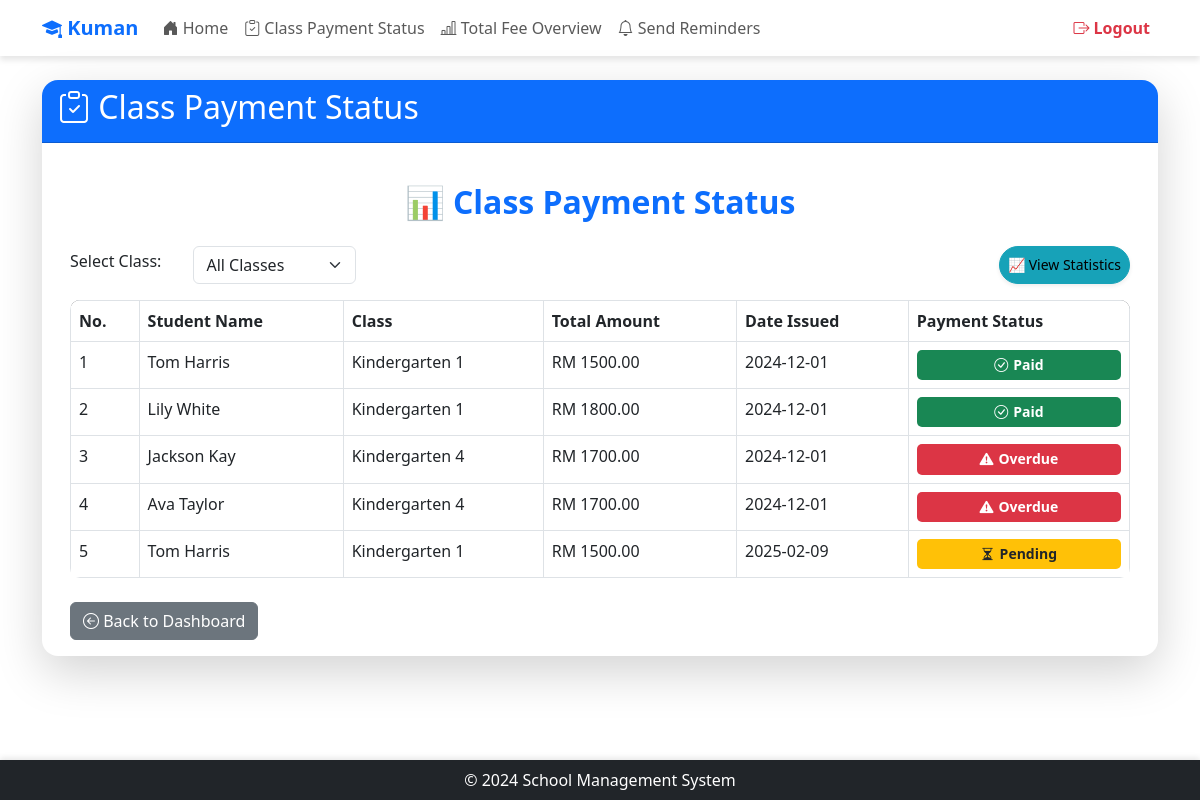
The app's page /teacher/fee-status (signed in), older data.
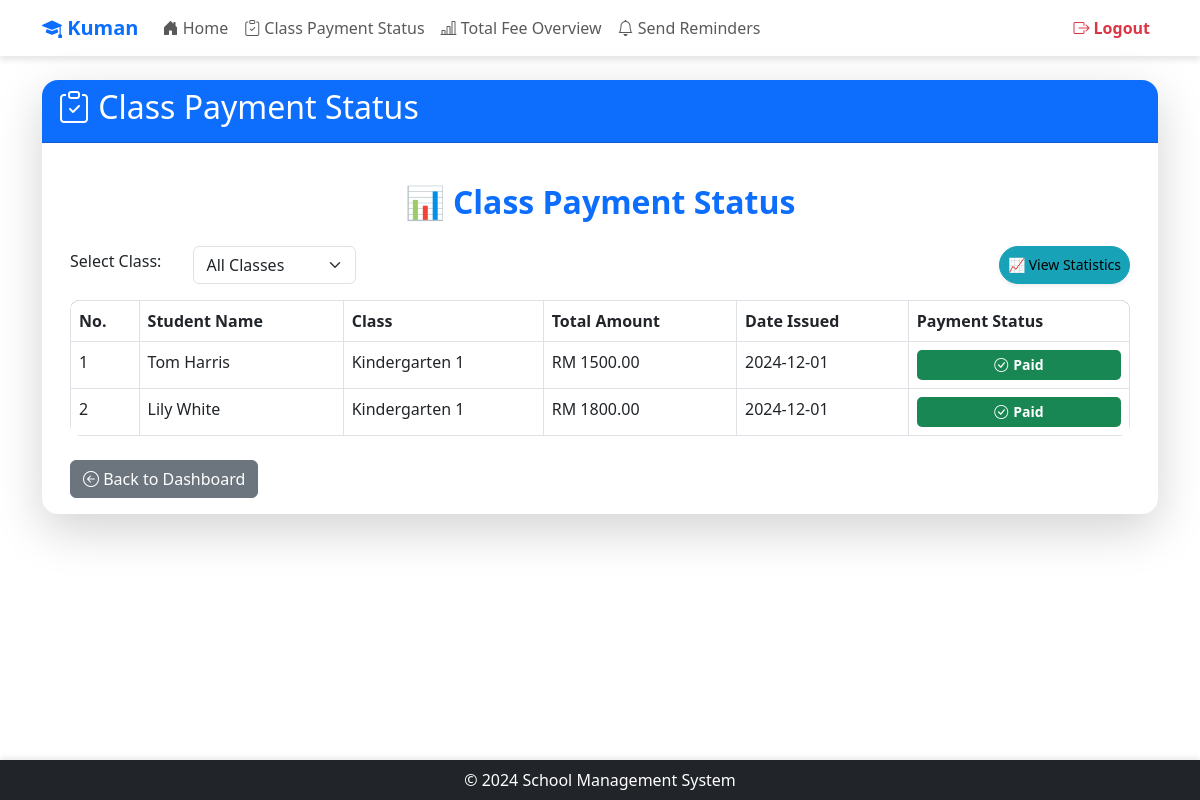
The same page, newer data.
### app/models/models.py (models this page shows, shortened)
class FeeRecord(db.Model):
    __tablename__ = 'FeeRecord'
    fee_record_id = db.Column('FeeRecordId', db.String, primary_key=True, default=lambda: str(uuid.uuid4()))
    fee_assignment_id = db.Column('FeeAssignmentId', db.String, ForeignKey('StudentFeeAssignment.FeeAssignmentId', ondelete='CASCADE'))
    status_id = db.Column('StatusId', db.String, ForeignKey('PaymentStatus.StatusId', ondelete='SET NULL'))
    flagged_for_followup = db.Column('FlaggedForFollowUp', db.Integer, nullable=False, default=0)  # 0 = Not Flagged, 1 = Flagged
    date_assigned = db.Column('DateAssigned', db.Date, nullable=False)
    due_date = db.Column('DueDate', db.Date, nullable=False)
    amount_due = db.Column('AmountDue', db.Numeric(10, 2), nullable=False)
    late_fee_amount = db.Column('LateFeeAmount', db.Numeric(10, 2), nullable=False)
    discount_amount = db.Column('DiscountAmount', db.Numeric(10, 2), nullable=False)
    total_amount = db.Column('TotalAmount', db.Numeric(10, 2), nullable=False)
    last_updated_date = db.Column('LastUpdatedDate', db.Date, nullable=False)
    assignment = relationship('StudentFeeAssignment', back_populates='fee_records')
    status = relationship('PaymentStatus', back_populates='fee_records')
    payment_histories = relationship('PaymentHistory', back_populates='fee_record')

class Class(db.Model):
    __tablename__ = 'Class'
    class_id = db.Column('ClassId', db.String, primary_key=True)
    class_name = db.Column('ClassName', db.String, nullable=False)
    description = db.Column('Description', db.String, nullable=True)
    assignments = relationship('ClassAssignment', back_populates='class_')

### app/routes/teacher/fee_status.py (the view)
@teacher.route('/fee-status')
@login_required
@role_required('2')
def fee_status():
    selected_class = request.args.get('class_name', None)
    query = (
        db.session.query(
            User.first_name,
            User.last_name,
            Class.class_name,
            FeeRecord.amount_due,
            FeeRecord.total_amount,
            PaymentStatus.status_name,
            FeeRecord.date_assigned  # Use date_assigned here
        )
        .join(ClassAssignment, ClassAssignment.student_id == User.id)  # Join to filter by teacher's classes
        .join(Class, Class.class_id == ClassAssignment.class_id)
        .join(StudentFeeAssignment, StudentFeeAssignment.student_id == User.id)
        .join(FeeRecord, FeeRecord.fee_assignment_id == StudentFeeAssignment.fee_assignment_id)
        .join(PaymentStatus, PaymentStatus.status_id == FeeRecord.status_id)
        .filter(ClassAssignment.class_id.in_(
            db.session.query(ClassAssignment.class_id)
            .filter(ClassAssignment.teacher_id == current_user.id)  # Only classes assigned to the teacher
        ))
    )
    if selected_class:
        query = query.filter(Class.class_name == selected_class)
    fee_data = query.all()
    payments = [{
        "student_name": f"{record.first_name} {record.last_name}",
        "class_name": record.class_name,
        "amount_due": record.amount_due,
        "paid_amount": record.total_amount,
        "payment_status": record.status_name,
        "date_assigned": record.date_assigned.strftime('%Y-%m-%d')  # Format the date as required
    } for record in fee_data]
    total_students = len(fee_data)
    paid_count = sum(1 for record in fee_data if record.status_name == 'Paid')
    pending_count = sum(1 for record in fee_data if record.status_name == 'Pending')
    overdue_count = sum(1 for record in fee_data if record.status_name == 'Overdue')
    paid_percentage = (paid_count / total_students * 100) if total_students else 0
    pending_percentage = (pending_count / total_students * 100) if total_students else 0
    overdue_percentage = (overdue_count / total_students * 100) if total_students else 0
    class_names = (
        db.session.query(Class.class_name)
        .join(ClassAssignment)
        .filter(ClassAssignment.teacher_id == current_user.id)
        .distinct()
        .all()
    )
    class_names = [class_name[0] for class_name in class_names]  # Extract class names
    return render_template(
        'teacher/fee_status.html',
        payments=payments,
        class_names=class_names,
        selected_class=selected_class,
        total_students=total_students,
        paid_percentage=paid_percentage,
        pending_percentage=pending_percentage,
        overdue_percentage=overdue_percentage,
        app_name=app_name()
    )

### app/__init__.py (called while the page is built)
@login_manager.user_loader
def load_user(user_id):
    from .models.models import User
    return User.query.get(user_id)

### app/routes/routes.py (called while the page is built)
def app_name():
    app_name = "School Management System"
    with current_app.app_context():
        setting = Settings.query.filter_by(setting_key='school_name').first()
        if setting and setting.setting_value:
            app_name = setting.setting_value
    return app_name

def role_required(*roles):
    def decorator(f):
        @wraps(f)
        def decorated_function(*args, **kwargs):
            if not current_user.is_authenticated or current_user.role_id not in roles:
                abort(403)  # Forbidden access if role does not match
            return f(*args, **kwargs)
        return decorated_function
    return decorator

### app/templates/teacher/fee_status.html (shortened to what this page needs)
{% extends "share/dashboard.html" %}
{% block card_title %}<i class="bi bi-clipboard-check"></i> Class Payment Status{% endblock %}
{% block card_content %}
<div class="container mt-4">
    <h2 class="text-center text-primary fw-bold mb-4">📊 Class Payment Status</h2>
    <div class="d-flex justify-content-between mb-3">
        <form method="GET" class="row align-items-center">
            <div class="col-auto">
                <label for="class_name" class="form-label me-2">Select Class:</label>
            </div>
            <div class="col-auto">
                <select id="class_name" name="class_name" class="form-select" onchange="this.form.submit()">
                    <option value="">All Classes</option>
                </select>
            </div>
        </form>
        <button class="btn btn-info btn-sm shadow-sm rounded-pill" onclick="showStatistics()">📈 View Statistics</button>
    </div>
    <table class="table table-bordered table-hover">
        <thead class="thead-dark">
            <tr>
                <th>No.</th>
                <th>Student Name</th>
                <th>Class</th>
                <th>Total Amount</th>
                <th>Date Issued</th>
                <th>Payment Status</th>
            </tr>
        </thead>
        <tbody>
            {% if payments %}
                {% for payment in payments %}
                    <tr>
                        <td>{{ loop.index }}</td>
                        <td>{{ payment.student_name }}</td>
                        <td>{{ payment.class_name }}</td>
                        <td>RM {{ payment.paid_amount }}</td>
                        <td>{{ payment.date_assigned }}</td>
                        <td>
                            {% if payment.payment_status == "Pending" %}
                                <span class="badge bg-warning text-dark">
                                    <i class="bi bi-hourglass-split"></i> Pending
                                </span>
                            {% elif payment.payment_status == "Overdue" %}
                                <span class="badge bg-danger">
                                    <i class="bi bi-exclamation-triangle-fill"></i> Overdue
                                </span>
                            {% elif payment.payment_status == "Paid" %}
                                <span class="badge bg-success">
                                    <i class="bi bi-check-circle"></i> Paid
                                </span>
                            {% endif %}
                        </td>
                    </tr>
                {% endfor %}
            {% else %}
                <tr>
                    <td colspan="6" class="text-center">No records found.</td>
                </tr>
            {% endif %}
        </tbody>
    </table>
    <div class="text-left mt-4">
        <a href="{{ url_for('teacher.dashboard') }}" class="btn btn-secondary">
            <i class="bi bi-arrow-left-circle"></i> Back to Dashboard
        </a>
    </div>
</div>
{% endblock %}

Row changes from the older to the newer data that the page shows:
no longer on this page (row edited): FeeRecord: student_name "Jackson Kay", class_name "Kindergarten 4", paid_amount "1700.00", date_assigned "2024-12-01", shows "Overdue"
no longer on this page (row edited): FeeRecord: student_name "Ava Taylor", class_name "Kindergarten 4", paid_amount "1700.00", date_assigned "2024-12-01", shows "Overdue"
no longer on this page (row edited): FeeRecord: student_name "Tom Harris", class_name "Kindergarten 1", paid_amount "1500.00", date_assigned "2025-02-09", shows "Pending"
